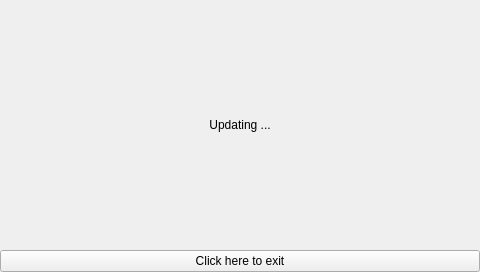
<?xml version="1.0" encoding="UTF-8"?>
<ui version="4.0">
 <class>splash</class>
 <widget class="QWidget" name="splash">
  <property name="geometry">
   <rect>
    <x>0</x>
    <y>0</y>
    <width>480</width>
    <height>272</height>
   </rect>
  </property>
  <property name="windowTitle">
   <string>splash</string>
  </property>
  <layout class="QVBoxLayout" name="verticalLayout">
   <property name="spacing">
    <number>0</number>
   </property>
   <property name="margin">
    <number>0</number>
   </property>
   <item>
    <widget class="QLabel" name="label">
     <property name="text">
      <string>Updating ...</string>
     </property>
     <property name="alignment">
      <set>Qt::AlignCenter</set>
     </property>
     <property name="wordWrap">
      <bool>true</bool>
     </property>
    </widget>
   </item>
   <item>
    <widget class="QPushButton" name="pushButtonQuit">
     <property name="text">
      <string>Click here to exit</string>
     </property>
    </widget>
   </item>
  </layout>
 </widget>
 <layoutdefault spacing="6" margin="11"/>
 <resources/>
 <connections/>
</ui>
